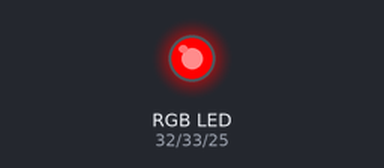
This program was run on a simulated ESP32 board running MicroPython. On the bench: an RGB LED mixed from three pins (HIGH = lit).

Above: at 0.15 s.
At 9.48 s:
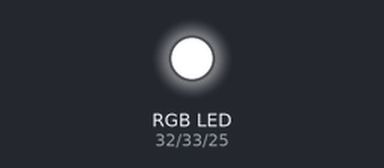
At 20.61 s:
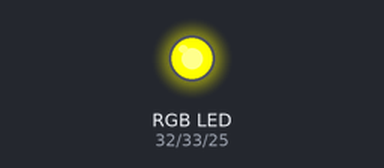
Timing chart, 0 to 20.7 s (numbered marks = the images above):
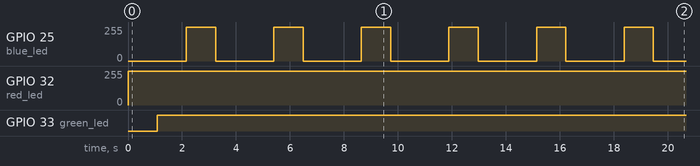

The program:

KY-009_ver2.py
```python
from machine import Pin, PWM
from time import sleep

#Note: This sensor requires resistors in series before each LED
red_led = PWM(Pin(32), freq=1000) #With a 75 ohm resistor
green_led = PWM(Pin(33), freq=1000) #With a 27 ohm resistor
blue_led = PWM(Pin(25), freq=1000) #With a 27 ohm resistor

def gradient_rgb(pwm_r, pwm_g, pwm_b, max_duty=1023, delay=0.001):
    for duty in range(max_duty + 1):
        pwm_r.duty(max_duty)
        pwm_g.duty(duty)
        pwm_b.duty(0)
        sleep(delay)

    for duty in range(max_duty + 1):
        pwm_r.duty(max_duty - duty)
        pwm_g.duty(max_duty)
        pwm_b.duty(duty)
        sleep(delay)

    for duty in range(max_duty + 1):
        pwm_r.duty(duty)
        pwm_g.duty(max_duty - duty)
        pwm_b.duty(max_duty)
        sleep(delay)

while True:
    gradient_rgb(red_led, green_led, blue_led)
```

Measured:
- by itself, GPIO 25 (blue_led): alternates 255/255 for 1.1 s and 0/255 for 2.2 s
- by itself, GPIO 32 (red_led): 0/255 → 255/255 at 0.00 s
- by itself, GPIO 33 (green_led): LOW → HIGH at 1.1 s
